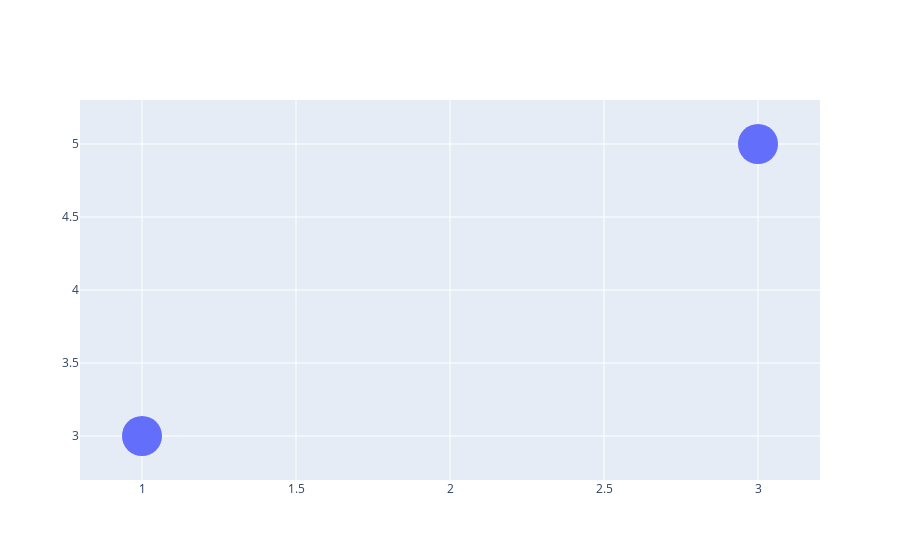

This figure's notebook cell:
### Code cell
title =[item['info']['title'] for item in data],
date =[item['info']['date'] for item in data],
url =[item['info']['url'] for item in data],
journal =[item['info']['journal'] for item in data],
# abstract =[item['info']['abstract'] for item in data],

new_customdata = np.asarray(list(zip(date, journal, url))).reshape(3, -1).T

fig = go.Figure(
        data=go.Scatter(
        x=[item['info']['x'] for item in data],
        y=[item['info']['y'] for item in data],
        mode='markers',
        text=[item['info']['title'] for item in data],
        marker=dict(size=40,
                     #color=[0, 1, 2, 3]
                   ),
        customdata=new_customdata,
        hovertemplate = "<b>%{text}</b><br><br>" +
            "Date: %{customdata[0]}<br>" +
            "Journal: %{customdata[1]}<br>" +
            "URL: %{customdata[2]}<br>" +
            "<extra></extra>"
        
    
    
    )
)

fig.show()

### Figure 1 — Plotly figure (JSON) as saved in the notebook; plotly's stock layout.template omitted (floating-point values rounded to 4 significant figures)
{"data": [{"customdata": [["12-20-2019", "nature", "http://nature.com"], ["2-1-2020", "viral", "http://viral.com"]], "hovertemplate": "<b>%{text}</b><br><br>Date: %{customdata[0]}<br>Journal: %{customdata[1]}<br>URL: %{customdata[2]}<br><extra></extra>", "marker": {"size": 40}, "mode": "markers", "text": ["Nucleotide Analogues as Inhibitors of Viral Polymerases", "blah blah as Inhibitors of Viral Polymerases"], "type": "scatter", "x": [1, 3], "y": [3, 5]}], "layout": {}}
